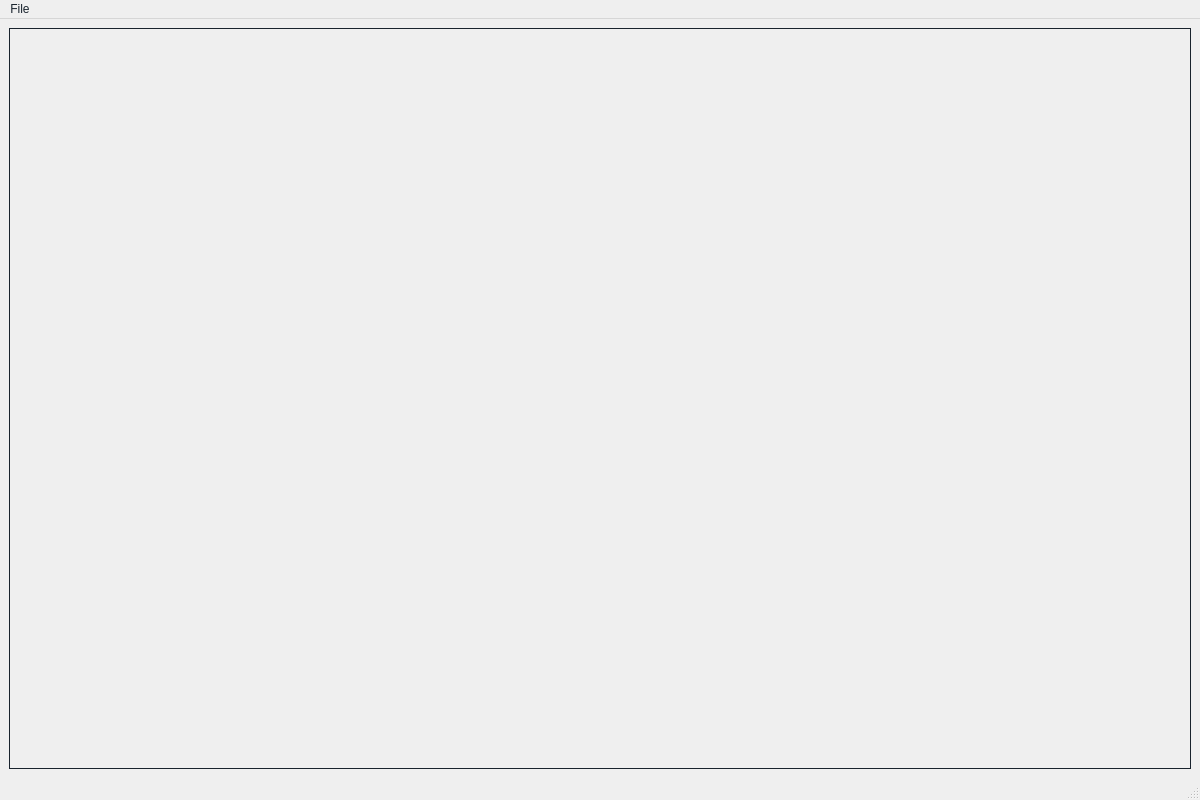
<?xml version="1.0" encoding="UTF-8"?>
<ui version="4.0">
 <class>MyMainWindow</class>
 <widget class="QMainWindow" name="MyMainWindow">
  <property name="geometry">
   <rect>
    <x>0</x>
    <y>0</y>
    <width>1200</width>
    <height>800</height>
   </rect>
  </property>
  <property name="windowTitle">
   <string>CellPointsMarking</string>
  </property>
  <property name="styleSheet">
   <string notr="true">font: 9pt &quot;微软雅黑&quot;;
color: rgb(25, 35, 45);</string>
  </property>
  <widget class="QWidget" name="centralwidget">
   <property name="styleSheet">
    <string notr="true">color: rgb(25, 35, 45);border:rgb(70, 80, 100);
font: 9pt &quot;Arial&quot;;</string>
   </property>
   <layout class="QHBoxLayout" name="central_hbox">
    <item>
     <widget class="QFrame" name="frame">
      <property name="cursor">
       <cursorShape>ArrowCursor</cursorShape>
      </property>
      <property name="layoutDirection">
       <enum>Qt::LeftToRight</enum>
      </property>
      <property name="styleSheet">
       <string notr="true">border-color:rgb(25, 35, 45);
color: rgb(25, 35, 45);
border-width: 1px;
border-style: solid;
font: 9pt &quot;Arial&quot;;</string>
      </property>
      <layout class="QHBoxLayout" name="frame_hbox">
       <item>
        <layout class="QVBoxLayout" name="frame_vl"/>
       </item>
      </layout>
     </widget>
    </item>
   </layout>
  </widget>
  <widget class="QStatusBar" name="myStatus">
   <property name="styleSheet">
    <string notr="true">color: rgb(255, 255, 255);
font: 9pt &quot;Arial&quot;;</string>
   </property>
  </widget>
  <widget class="QMenuBar" name="menubar">
   <property name="geometry">
    <rect>
     <x>0</x>
     <y>0</y>
     <width>1200</width>
     <height>23</height>
    </rect>
   </property>
   <property name="styleSheet">
    <string notr="true"/>
   </property>
   <widget class="QMenu" name="file">
    <property name="styleSheet">
     <string notr="true"/>
    </property>
    <property name="title">
     <string>File</string>
    </property>
    <addaction name="open_file_act"/>
    <addaction name="separator"/>
    <addaction name="save_pos_act"/>
   </widget>
   <widget class="QMenu" name="edit">
    <property name="styleSheet">
     <string notr="true">background-color: rgb(25, 35, 45);</string>
    </property>
    <property name="title">
     <string/>
    </property>
    <addaction name="images_list_act"/>
    <addaction name="funs_widget_act"/>
   </widget>
   <widget class="QMenu" name="hide_bar">
    <property name="styleSheet">
     <string notr="true">background-color: rgb(25, 35, 45);</string>
    </property>
    <property name="title">
     <string/>
    </property>
    <addaction name="actor_delete_act"/>
    <addaction name="change_function_act"/>
    <addaction name="sphere_quick_key_act"/>
    <addaction name="outline_show_hide_act"/>
    <addaction name="data_volume_show_hide_act"/>
    <addaction name="box_to_up_act"/>
    <addaction name="box_to_down_act"/>
    <addaction name="gray_auto_change_act"/>
    <addaction name="camera_focal_act"/>
    <addaction name="sure_gray_auto_act"/>
    <addaction name="gray_left_act"/>
    <addaction name="gray_right_act"/>
    <addaction name="item_up_act"/>
    <addaction name="item_down_act"/>
    <addaction name="box_x_to_down_act"/>
    <addaction name="box_x_to_add_act"/>
    <addaction name="box_y_to_add_act"/>
    <addaction name="box_y_to_down_act"/>
    <addaction name="box_show_hide_act"/>
    <addaction name="box_cut_label_act"/>
    <addaction name="recovery_xy_act"/>
    <addaction name="recovery_z_act"/>
   </widget>
   <addaction name="file"/>
   <addaction name="edit"/>
   <addaction name="hide_bar"/>
  </widget>
  <action name="open_file_act">
   <property name="text">
    <string>Open File</string>
   </property>
   <property name="statusTip">
    <string>&gt;&gt;&gt;打开文件</string>
   </property>
   <property name="shortcut">
    <string>Ctrl+Shift+Q</string>
   </property>
  </action>
  <action name="save_pos_act">
   <property name="text">
    <string>Save Position</string>
   </property>
   <property name="statusTip">
    <string>&gt;&gt;&gt;保存swc文件</string>
   </property>
   <property name="shortcut">
    <string>Ctrl+S</string>
   </property>
  </action>
  <action name="images_list_act">
   <property name="text">
    <string>images_list_act</string>
   </property>
   <property name="shortcut">
    <string>Ctrl+1</string>
   </property>
  </action>
  <action name="funs_widget_act">
   <property name="text">
    <string>funs_widget_act</string>
   </property>
   <property name="shortcut">
    <string>Ctrl+2</string>
   </property>
  </action>
  <action name="actor_delete_act">
   <property name="text">
    <string>actor_delete_act</string>
   </property>
   <property name="shortcut">
    <string>Ctrl+X</string>
   </property>
  </action>
  <action name="change_function_act">
   <property name="text">
    <string>change_function_act</string>
   </property>
   <property name="shortcut">
    <string>M</string>
   </property>
  </action>
  <action name="sphere_quick_key_act">
   <property name="text">
    <string>sphere_quick_key_act</string>
   </property>
   <property name="shortcut">
    <string>Q</string>
   </property>
  </action>
  <action name="outline_show_hide_act">
   <property name="text">
    <string>outline_show_hide_act</string>
   </property>
   <property name="shortcut">
    <string>Ctrl+Q</string>
   </property>
  </action>
  <action name="data_volume_show_hide_act">
   <property name="text">
    <string>data_volume_show_hide_act</string>
   </property>
   <property name="shortcut">
    <string>Shift+Q</string>
   </property>
  </action>
  <action name="box_to_up_act">
   <property name="text">
    <string>box_to_up_act</string>
   </property>
   <property name="shortcut">
    <string>D</string>
   </property>
  </action>
  <action name="box_to_down_act">
   <property name="text">
    <string>box_to_down_act</string>
   </property>
   <property name="shortcut">
    <string>A</string>
   </property>
  </action>
  <action name="gray_auto_change_act">
   <property name="text">
    <string>gray_auto_change_act</string>
   </property>
   <property name="shortcut">
    <string>G</string>
   </property>
  </action>
  <action name="camera_focal_act">
   <property name="text">
    <string>camera_focal_act</string>
   </property>
   <property name="shortcut">
    <string>F</string>
   </property>
  </action>
  <action name="sure_gray_auto_act">
   <property name="text">
    <string>sure_gray_auto_act</string>
   </property>
   <property name="shortcut">
    <string>Ctrl+G</string>
   </property>
  </action>
  <action name="gray_left_act">
   <property name="text">
    <string>gray_left_act</string>
   </property>
   <property name="shortcut">
    <string>1</string>
   </property>
  </action>
  <action name="gray_right_act">
   <property name="text">
    <string>gray_right_act</string>
   </property>
   <property name="shortcut">
    <string>2</string>
   </property>
  </action>
  <action name="item_up_act">
   <property name="text">
    <string>item_up_act</string>
   </property>
   <property name="shortcut">
    <string>Alt+W</string>
   </property>
  </action>
  <action name="item_down_act">
   <property name="text">
    <string>item_down_act</string>
   </property>
   <property name="shortcut">
    <string>Alt+S</string>
   </property>
  </action>
  <action name="box_x_to_down_act">
   <property name="text">
    <string>box_x_to_down_act</string>
   </property>
   <property name="shortcut">
    <string>J</string>
   </property>
  </action>
  <action name="box_x_to_add_act">
   <property name="text">
    <string>box_x_to_add_act</string>
   </property>
   <property name="shortcut">
    <string>L</string>
   </property>
  </action>
  <action name="box_y_to_add_act">
   <property name="text">
    <string>box_y_to_add_act</string>
   </property>
   <property name="shortcut">
    <string>I</string>
   </property>
  </action>
  <action name="box_y_to_down_act">
   <property name="text">
    <string>box_y_to_down_act</string>
   </property>
   <property name="shortcut">
    <string>K</string>
   </property>
  </action>
  <action name="box_show_hide_act">
   <property name="text">
    <string>box_show_hide_act</string>
   </property>
   <property name="shortcut">
    <string>B</string>
   </property>
  </action>
  <action name="box_cut_label_act">
   <property name="text">
    <string>box_cut_label_act</string>
   </property>
   <property name="shortcut">
    <string>Ctrl+B</string>
   </property>
  </action>
  <action name="recovery_xy_act">
   <property name="text">
    <string>recovery_xy_act</string>
   </property>
   <property name="shortcut">
    <string>R</string>
   </property>
  </action>
  <action name="recovery_z_act">
   <property name="text">
    <string>recovery_z_act</string>
   </property>
   <property name="shortcut">
    <string>Ctrl+R</string>
   </property>
  </action>
 </widget>
 <resources/>
 <connections/>
</ui>
